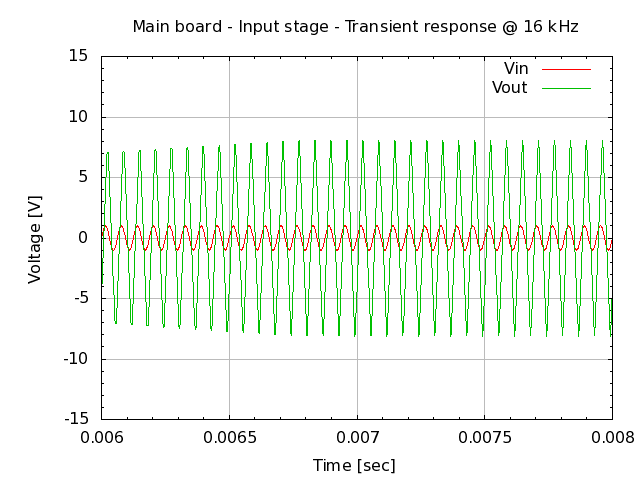

Reproduce this figure in gnuplot.
# setup terminal
set term png

# setup graph
set output "26.003.00.02.03-5.png"
set title "Main board - Input stage - Transient response @ 16 kHz"

# setup Y-axis
set yrange [-15:15]
set grid ytics lt 1 lw 1 lc rgb "#bbbbbb"
set mytics
set ylabel "Voltage [V]"

# setup X-axis
set grid xtics lt 1 lw 1 lc rgb "#bbbbbb"
set mxtics
set xrange [0.006:0.008]
set xlabel "Time [sec]"

# setup plot style
set style data lines
plot '26.003.00.02.03.dat' using 1:2 title "Vin", \
     '26.003.00.02.03.dat' using 1:3 title "Vout"

# set output back to default
set output

# reset terminal type
set terminal pop
